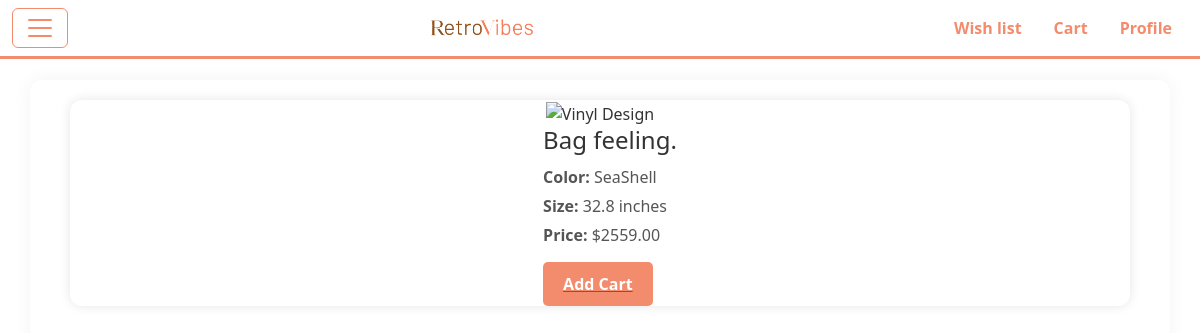
The app's page /vinyls/3 with its own data.
### pages/models.py (models this page shows)
class Vinyl(models.Model):
    name = models.CharField(max_length=255)
    imageDesign = models.ImageField(upload_to='templates/image')
    size = models.FloatField()
    colour = models.CharField(max_length=30)
    price = models.DecimalField(max_digits=10, decimal_places=2, default=19.99)

### pages/views.py (the view)
# urls.py: path('vinyls/<str:id>', VinylShowView.as_view(), name='show'),
class VinylShowView(TemplateView):
    template_name = 'vinyl/show.html'
    def get(self, request, id):
        vinyl = get_object_or_404(Vinyl, pk=id)  # Esto ya maneja errores automáticamente
        return render(request, self.template_name, {"vinyl": vinyl})

### pages/templates/vinyl/show.html (shortened to what this page needs)
{% extends 'pages/base.html' %}
{% block content %}
<div class="vinyl-card">
    <div class="vinyl-image">
        <img src="https://www.pngmart.com/files/6/Vinyl-PNG-Free-Download.png" alt="Vinyl Design">
    </div>
    <div class="vinyl-details">
        <h2>{{ vinyl.name }}</h2>
        <p><strong>Color:</strong> {{ vinyl.colour }}</p>
        <p><strong>Size:</strong> {{ vinyl.size }} inches</p>
        <p><strong>Price:</strong> ${{ vinyl.price }}</p>
        <a href="{% url 'cart_index' %}">
            <button class="buy-btn">Add Cart</button>
        </a>
    </div>
</div>
{% endblock %}

### pages/static/pages/app.css (style rules this page uses)
.vinyl-details { padding-left: 20px; }
.vinyl-details h2 { font-size: 24px; margin-bottom: 10px; color: #333; }
.vinyl-details p { font-size: 16px; margin: 5px 0; color: #555; }
.buy-btn { display: block; margin-top: 15px; padding: 10px 20px; background: #f28c6c; color: white; border: none; border-radius: 5px; font-size: 16px; cursor: pointer; transition: 0.3s; }
* { margin: 0; padding: 0; box-sizing: border-box; }
button { background-color: #f28c6c; color: white; border: none; padding: 8px 16px; border-radius: 6px; font-weight: bold; cursor: pointer; transition: background-color 0.3s; }
.vinyl-card { background: white; border-radius: 12px; box-shadow: 0 0 12px rgba(0,0,0,0.1); overflow: hidden; transition: transform 0.2s; display: flex; flex-direction: column; align-items: center; }

### records on screen
Vinyl: name "Bag feeling.", colour "SeaShell", size "32.8", price "2559.00"
